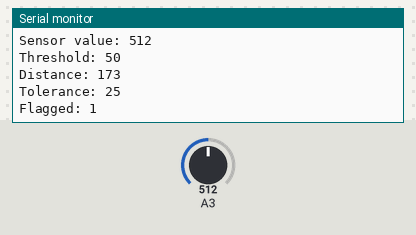
A sketch run on a simulated Arduino Uno, built with avr-gcc and run on an emulated ATmega328P. On the bench: the last lines printed to the serial monitor. The test bench sets the inputs (shaded band); at power-on: A3 = 512.

Above: at 1.2 s.
1.3 s: A3 set to 981
At 1.36 s:
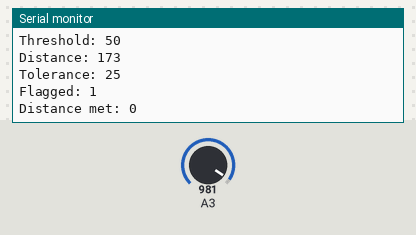
4.3 s: A3 set to 1015
5.8 s: A3 set to 109
7.3 s: A3 set to 89
8.8 s: A3 set to 11
At 9.23 s:
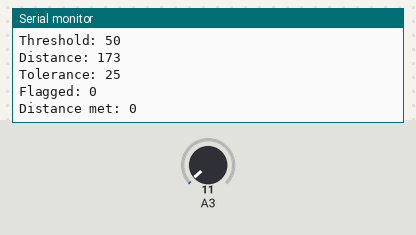
10.3 s: A3 set to 8
Timing chart, 0 to 12.8 s (numbered marks = the images above; inputs shaded):
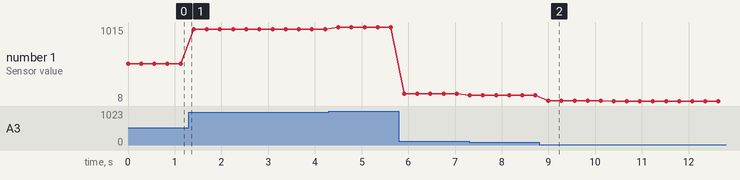

Measured:
- after the input at 8.8 s, the serial monitor: prints a new line after 0.20 s (image 2)
- plotted number 1: 512 → 981 after the input at 1.3 s, 981 → 1015 after the input at 4.3 s, 1015 → 109 after the input at 5.8 s, 109 → 89 after the input at 7.3 s, 89 → 11 after the input at 8.8 s

The sketch:

IR_Sensor_1.0.ino
```cpp
/*
  IR Sensor Control

  This sketch demonstrates the usage of IRHelper class to interface with infrared (IR) sensors.
  The IRHelper class provides functions to read sensor values, adjust thresholds, distances,
  and tolerances, and check if the sensor readings meet certain criteria.

  Functions:
  - sensorRead(): Reads the sensor value from the connected analog pin.
  - sensorFlagged(): Checks if the sensor reading is above the threshold.
  - adjustThreshold(int thresh): Adjusts the threshold value for sensor readings.
  - adjustDistance(int dist): Adjusts the exact distance away from the sensor.
  - adjustTolerance(int tol): Adjusts the tolerance range around the exact distance.
  - distanceMet(int tol): Checks if the sensor reading falls within the specified tolerance range around the exact distance.
  - distanceMet(): Checks if the sensor reading falls within the default tolerance range around the exact distance.
  - getThreshold(): Retrieves the current threshold value.
  - getDistance(): Retrieves the current exact distance value.
  - getTolerance(): Retrieves the current tolerance value.

  Created by PiraTechnics, 4/12/2024
*/

#include "IRHelper.h"

// Create an instance of every IR sensor needed
IRHelper sensor1(A0, 75, 120, 30); //IRsensor pin, threshold distance for high/low, exact distance away, +- tolerance for exact distance away
IRHelper sensor2(A1);               //Defaults are 100 threshold, 150 distance, 25 tolerance
IRHelper sensor3(A2, 50);
IRHelper sensor4(A3, 50, 173);

void setup()
{
  Serial.begin(9600);
}

void loop()
{
  // Print sensor value, threshold, distance, tolerance, flag status, and distance met status
  Serial.print("Sensor value: ");
  Serial.println(sensor1.sensorRead()); // Return sensor value (already built in to sensorFlagged() and distanceMet() functions)
  Serial.print("Threshold: ");
  Serial.println(sensor1.getThreshold());
  Serial.print("Distance: ");
  Serial.println(sensor1.getDistance());
  Serial.print("Tolerance: ");
  Serial.println(sensor1.getTolerance());
  Serial.print("Flagged: ");
  Serial.println(sensor1.sensorFlagged()); // Read sensor and check if it's flagged (above the threshold)
  Serial.print("Distance met: ");
  Serial.println(sensor1.distanceMet()); // Read sensor and check if the distance is right, or within the tolerance
  Serial.println("");

  delay(250);
}
```

IRHelper.cpp
```cpp
#include <Arduino.h>
#include "IRHelper.h"

// Initialize static member variables
int IRHelper::sensorPin;
int IRHelper::threshold;
int IRHelper::distance;
int IRHelper::tolerance;

IRHelper::IRHelper(int pin, int thresh, int dist, int tol)
{
  sensorPin = pin;
  threshold = thresh;
  distance = dist;
  tolerance = tol;
}

IRHelper::IRHelper(int pin, int thresh, int dist)
{
  sensorPin = pin;
  threshold = thresh;
  distance = dist;
  tolerance = 25; // Default tolerance value
}

IRHelper::IRHelper(int pin, int thresh)
{
  sensorPin = pin;
  threshold = thresh;
  distance = 150; // Default distance value
  tolerance = 25; // Default tolerance value
}

IRHelper::IRHelper(int pin)
{
  sensorPin = pin;
  threshold = 100; // Default threshold value
  distance = 150; // Default distance value
  tolerance = 25; // Default tolerance value
}

int IRHelper::sensorRead()
{
  return analogRead(sensorPin);
}

bool IRHelper::sensorFlagged()
{
  return sensorRead() >= threshold;
}

void IRHelper::adjustThreshold(int thresh)
{
  threshold = thresh;
}

void IRHelper::adjustDistance(int dist)
{
  distance = dist;
}

void IRHelper::adjustTolerance(int tol)
{
  tolerance = tol;
}

bool IRHelper::distanceMet(int tol)
{
  int currentRead = sensorRead();
  return ((currentRead <= distance + tol) && (currentRead >= distance - tol));
}

bool IRHelper::distanceMet()
{
  int currentRead = sensorRead();
  return ((currentRead <= distance + tolerance) && (currentRead >= distance - tolerance));
}

int IRHelper::getThreshold() {
  return threshold;
}

int IRHelper::getDistance() {
  return distance;
}

int IRHelper::getTolerance() {
  return tolerance;
}
```

IRHelper.h
```cpp
#ifndef IRHELPER_H
#define IRHELPER_H

/**
 * @brief IRHelper class by PiraTechnics for interfacing with infrared (IR) sensors.
 */
class IRHelper {
public:
  /**
   * @brief Constructor to initialize IRHelper instance with custom values.
   *
   * @param pin The analog pin to which the IR sensor is connected.
   * @param thresh The threshold value for sensor readings.
   * @param dist The exact distance away from the sensor.
   * @param tol The tolerance range for the exact distance.
   */
  IRHelper(int pin, int thresh, int dist, int tol);

  /**
   * @brief Constructor to initialize IRHelper instance with custom threshold and distance values.
   *
   * @param pin The analog pin to which the IR sensor is connected.
   * @param thresh The threshold value for sensor readings.
   * @param dist The exact distance away from the sensor.
   */
  IRHelper(int pin, int thresh, int dist);

  /**
   * @brief Constructor to initialize IRHelper instance with custom threshold value.
   *
   * @param pin The analog pin to which the IR sensor is connected.
   * @param thresh The threshold value for sensor readings.
   */
  IRHelper(int pin, int thresh);

  /**
   * @brief Constructor to initialize IRHelper instance with default values.
   *
   * @param pin The analog pin to which the IR sensor is connected.
   */
  IRHelper(int pin);

  /**
   * @brief Reads the sensor value from the connected analog pin.
   *
   * @return The sensor value.
   */
  int sensorRead();

  /**
   * @brief Checks if the sensor reading is above the threshold.
   *
   * @return True if the sensor reading is above the threshold, false otherwise.
   */
  bool sensorFlagged();

  /**
   * @brief Adjusts the threshold value for sensor readings.
   *
   * @param thresh The new threshold value.
   */
  void adjustThreshold(int thresh);

  /**
   * @brief Adjusts the exact distance away from the sensor.
   *
   * @param dist The new exact distance value.
   */
  void adjustDistance(int dist);

  /**
   * @brief Adjusts the tolerance range around the exact distance.
   *
   * @param tol The new tolerance value.
   */
  void adjustTolerance(int tol);

  /**
   * @brief Checks if the sensor reading falls within the specified tolerance range around the exact distance.
   *
   * @param tol The tolerance value to use for the check.
   * @return True if the sensor reading falls within the specified tolerance range, false otherwise.
   */
  bool distanceMet(int tol);

  /**
   * @brief Checks if the sensor reading falls within the default tolerance range around the exact distance.
   *
   * @return True if the sensor reading falls within the default tolerance range, false otherwise.
   */
  bool distanceMet();

  /**
   * @brief Getter method for retrieving the current threshold value.
   *
   * @return The current threshold value.
   */
  int getThreshold();

  /**
   * @brief Getter method for retrieving the current exact distance value.
   *
   * @return The current exact distance value.
   */
  int getDistance();

  /**
   * @brief Getter method for retrieving the current tolerance value.
   *
   * @return The current tolerance value.
   */
  int getTolerance();

private:
  static int sensorPin; ///< The analog pin to which the IR sensor is connected.
  static int threshold; ///< The threshold value for sensor readings.
  static int distance;  ///< The exact distance away from the sensor.
  static int tolerance; ///< The tolerance range for the exact distance.
};

#endif
```
